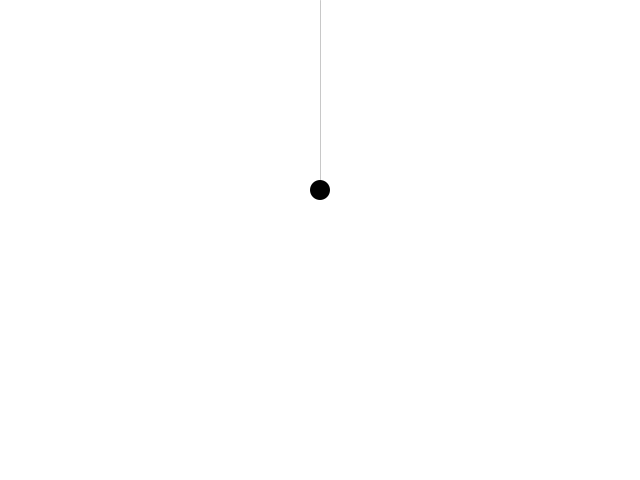
Frame 1 (no input)
Frame 60 (the mouse pressed at the canvas centre just before this capture): blank canvas, image omitted
Frame 120 (the mouse held since frame 60 and released just before this capture): blank canvas, image omitted

The Processing sketch that drew this single still picture (run headless with seeded random() and noise(); from frame 60 on, the mouse is pressed at the canvas centre):

// Processing sketch: Springs
// ── Springs.pde
Spring s;

void setup()  {
  size(640,480);
  s = new Spring(new PVector(width/2,200));
}

void draw()  {
  background(255);
  
  // //Drag = -1/2 * rho * ||v||^2 * Area * Cd * vcap
  //  PVector drag = s.vel.get();
  //  drag.normalize();
  //  float rho = -0.01;
  //  float speed = s.vel.mag();
  //  drag.mult( rho * speed * speed);
  //  s.applyForce(drag);
  
  //s.applyForce(drag);
  s.update();
  s.display();
  
}
// ── Spring_class.pde
class Spring {
  float restLen;
  float curLen;
  PVector origin, loc;
  PVector vel, acc;

  Spring(PVector loc_) {
    vel = new PVector(0, 0);
    acc = new PVector(0, 0);
    origin = new PVector(width/2, 0);
    loc = loc_;
    restLen = 100;
  }

  void update() {

    //Spring action
    PVector dir = PVector.sub(loc, origin);
    curLen = dist(origin.x, origin.y, loc.x, loc.y);
    dir.normalize();
    float k=0.1;
    float stretch = curLen - restLen;
    dir.mult(-k*stretch);
    applyForce(dir);

    vel.add(acc);
    loc.add(vel);

    //Remove acceleration after every iteration
    acc.mult(0);
  }
  void applyForce(PVector dir) {     
    //updating
    acc.add(dir);
  }

  void display() {

    stroke(curLen);
    int w = round(200/curLen);
    if(w>10) w =10;
    strokeWeight(w);
    line(origin.x, origin.y, loc.x, loc.y);

    noStroke();
    fill(0);
    ellipse(loc.x, loc.y, 20, 20);

  }
}
